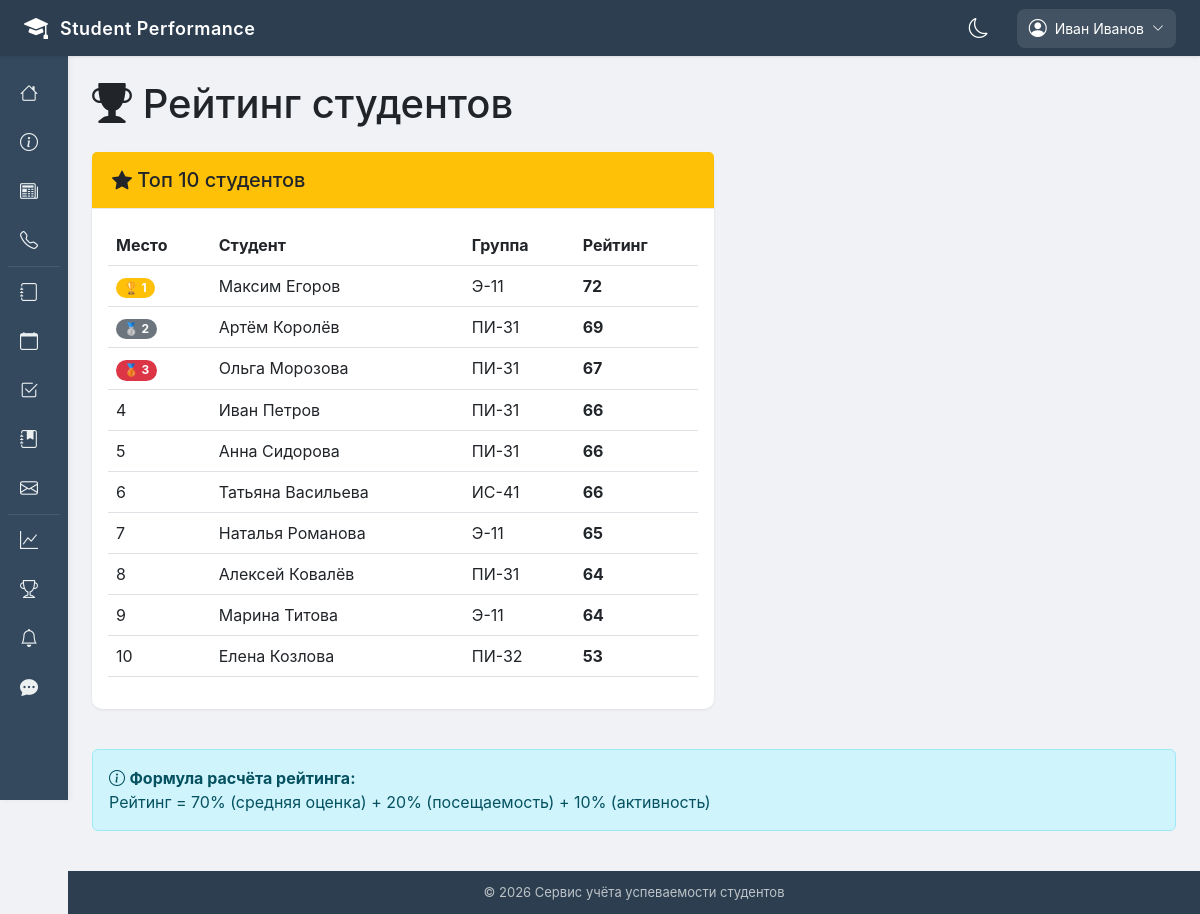
The app's page /rating/ (signed in) with its own data.
### apps/accounts/models.py (models this page shows, shortened)
class User(AbstractUser):
    ROLE_CHOICES = [
        ('admin', 'Администратор'),
        ('teacher', 'Преподаватель'),
        ('student', 'Студент'),
        ('headman', 'Староста'),
        ('curator', 'Куратор'),
    ]
    role = models.CharField(max_length=20, choices=ROLE_CHOICES, default='student', verbose_name='Роль')
    phone_number = models.CharField(
        max_length=20,
        blank=True,
        null=True,
        validators=[RegexValidator(r'^\+375 \(\d{2}\) \d{3}-\d{2}-\d{2}$')],
        verbose_name='Номер телефона'
    )
    avatar = models.ImageField(upload_to='avatars/', blank=True, null=True, verbose_name='Аватар')
    date_of_birth = models.DateField(blank=True, null=True, verbose_name='Дата рождения')
    address = models.TextField(blank=True, null=True, verbose_name='Адрес')
    class Meta:
        verbose_name = 'Пользователь'
        verbose_name_plural = 'Пользователи'
        ordering = ['last_name', 'first_name']

class Group(models.Model):
    name = models.CharField(max_length=20, unique=True, verbose_name='Название группы')
    course = models.IntegerField(verbose_name='Курс')
    specialty = models.CharField(max_length=200, verbose_name='Специальность')
    curator = models.ForeignKey(User, on_delete=models.SET_NULL, null=True, blank=True, related_name='curated_groups', limit_choices_to={'role': 'curator'}, verbose_name='Куратор')
    headman = models.OneToOneField(StudentProfile, on_delete=models.SET_NULL, null=True, blank=True, related_name='headed_group', verbose_name='Староста')
    created_at = models.DateTimeField(auto_now_add=True, verbose_name='Дата создания')
    class Meta:
        verbose_name = 'Группа'
        verbose_name_plural = 'Группы'
        ordering = ['course', 'name']

### apps/accounts/views.py (the view, shortened to what this page needs)
# urls.py: path('rating/', views.rating_list, name='rating_list'),
@login_required
def rating_list(request):
    from .models import StudentProfile  # Локальный импорт
    group = None
    if hasattr(request.user, 'student_profile'):
        group = request.user.student_profile.group
    students = StudentProfile.objects.all().select_related('user', 'group').order_by('-rating')
    students_with_rank = []
    for idx, student in enumerate(students, 1):
        students_with_rank.append({
            'rank': idx,
            'name': student.user.get_full_name(),
            'group': student.group.name if student.group else '-',
            'rating': student.rating,
            'avg_grade': student.average_grade,
        })
    top_10 = students_with_rank[:10]
    group_rating = []
    user_rating = None
    if request.user.is_authenticated and hasattr(request.user, 'student_profile'):
        user_rating = next((s for s in students_with_rank if s['name'] == request.user.get_full_name()), None)
    context = {
        'top_10': top_10,
        'group_rating': group_rating,
        'user_rating': user_rating,
    }
    return render(request, 'accounts/rating_list.html', context)

### apps/chat/context_processors.py (called while the page is built)
def chat_unread_count(request):
    if request.user.is_authenticated:
        rooms = ChatRoom.objects.filter(participants=request.user)
        unread_count = 0
        for room in rooms:
            unread_count += room.messages.filter(is_read=False).exclude(sender=request.user).count()
        return {'chat_unread_count': unread_count}
    return {'chat_unread_count': 0}

### apps/core/context_processors.py (called while the page is built)
def notifications_processor(request):
    unread_count = 0
    if request.user.is_authenticated:
        unread_count = Notification.objects.filter(user=request.user, is_read=False).count()
    return {'unread_count': unread_count}

### templates/accounts/rating_list.html (shortened to what this page needs)
{% extends 'base.html' %}
{% block content %}
<div class="row">
    <div class="col-12">
        <h1 class="mb-4"><i class="bi bi-trophy-fill"></i> Рейтинг студентов</h1>
    </div>
</div>
<div class="row">
    <div class="col-md-7">
        <div class="card mb-4">
            <div class="card-header bg-warning text-dark">
                <h5 class="mb-0"><i class="bi bi-star-fill"></i> Топ 10 студентов</h5>
            </div>
            <div class="card-body">
                <div class="table-responsive">
                    <table class="table table-hover">
                        <thead>
                            <tr>
                                <th>Место</th>
                                <th>Студент</th>
                                <th>Группа</th>
                                <th>Рейтинг</th>
                            </tr>
                        </thead>
                        <tbody>
                            {% for student in top_10 %}
                                <tr>
                                    <td>
                                        {% if student.rank == 1 %}
                                            <span class="badge bg-warning rounded-pill">🏆 1</span>
                                        {% elif student.rank == 2 %}
                                            <span class="badge bg-secondary rounded-pill">🥈 2</span>
                                        {% elif student.rank == 3 %}
                                            <span class="badge bg-danger rounded-pill">🥉 3</span>
                                        {% else %}
                                            {{ student.rank }}
                                        {% endif %}
                                    </td>
                                    <td>{{ student.name }}</td>
                                    <td>{{ student.group }}</td>
                                    <td><strong>{{ student.rating }}</strong></td>
                                </tr>
                            {% endfor %}
                        </tbody>
                    </table>
                </div>
            </div>
        </div>
    </div>
    <div class="col-md-5">
    </div>
</div>
<div class="row mt-3">
    <div class="col-12">
        <div class="alert alert-info">
            <i class="bi bi-info-circle"></i>
            <strong>Формула расчёта рейтинга:</strong><br>
            Рейтинг = 70% (средняя оценка) + 20% (посещаемость) + 10% (активность)
        </div>
    </div>
</div>
{% endblock %}

### templates/base.html (shortened to what this page needs)
<!DOCTYPE html>
<html lang="ru">
<head>
    <link href="https://cdn.jsdelivr.net/npm/bootstrap@5.3.0/dist/css/bootstrap.min.css" rel="stylesheet">
    <link rel="stylesheet" href="https://cdn.jsdelivr.net/npm/bootstrap-icons@1.11.0/font/bootstrap-icons.css">
</head>
<body>
    <div class="top-header">
        <div class="logo-area">
            <a href="{% url 'home' %}" style="text-decoration: none; color: white; display: flex; align-items: center; gap: 12px;">
                <i class="bi bi-mortarboard-fill"></i>
                <span>Student Performance</span>
            </a>
        </div>
        <div class="header-right">
            <div class="theme-toggle-header" onclick="toggleDarkMode()">
                <i id="themeIcon" class="bi bi-moon"></i>
            </div>
            {% if user.is_authenticated %}
                <div class="user-menu">
                    <div class="user-btn">
                        <i class="bi bi-person-circle"></i>
                        <span>{{ user.get_full_name|default:user.username|truncatechars:20 }}</span>
                        <i class="bi bi-chevron-down" style="font-size: 12px;"></i>
                    </div>
                </div>
            {% endif %}
        </div>
    </div>
    <div class="sidebar">
        <ul class="nav-links">
            <li>
                <a href="{% url 'home' %}">
                    <i class="bi bi-house"></i>
                </a>
            </li>
            <li>
                <a href="{% url 'about' %}">
                    <i class="bi bi-info-circle"></i>
                </a>
            </li>
            <li>
                <a href="{% url 'news_list' %}">
                    <i class="bi bi-newspaper"></i>
                </a>
            </li>
            <li>
                <a href="{% url 'contacts' %}">
                    <i class="bi bi-telephone"></i>
                </a>
            </li>
            {% if user.is_authenticated %}
                <li class="sidebar-divider"></li>
                {% if user.role == 'student' or user.role == 'headman' %}
                    <li>
                        <a href="{% url 'gradebook_view' %}">
                            <i class="bi bi-journal"></i>
                            <span>Зачётка</span>
                        </a>
                    </li>
                    <li>
                        <a href="{% url 'student_statistics' %}">
                            <i class="bi bi-graph-up"></i>
                            <span>Статистика</span>
                        </a>
                    </li>
                    <li>
                        <a href="{% url 'schedule_view' %}">
                            <i class="bi bi-calendar"></i>
                            <span>Расписание</span>
                        </a>
                    </li>
                    <li>
                        <a href="{% url 'student_attendance' %}">
                            <i class="bi bi-calendar-check"></i>
                            <span>Посещаемость</span>
                        </a>
                    </li>
                    <li>
                        <a href="{% url 'assignments_list' %}">
                            <i class="bi bi-journal-bookmark-fill"></i>
                            <span>Задания</span>
                        </a>
                    </li>
                    <li>
                        <a href="{% url 'requests_list' %}">
                            <i class="bi bi-envelope"></i>
                            <span>Заявки</span>
                        </a>
                    </li>
                    <li>
                        <a href="{% url 'group_list' %}">
                            <i class="bi bi-people-fill"></i>
                            <span>Моя группа</span>
                        </a>
                    </li>
                    <li>
                        <a href="{% url 'penalties_list' %}">
                            <i class="bi bi-exclamation-triangle-fill"></i>
                            <span>Взыскания</span>
                        </a>
                    </li>
                    <li>
                        <a href="{% url 'student_announcements' %}">
                            <i class="bi bi-megaphone-fill"></i>
                            <span>Объявления</span>
                        </a>
                    </li>
                {% elif user.role == 'teacher' %}
                    <li>
                        <a href="{% url 'teacher_gradebook' %}">
                            <i class="bi bi-journal"></i>
                        </a>
                    </li>
                    <li>
                        <a href="{% url 'schedule_view' %}">
                            <i class="bi bi-calendar"></i>
                        </a>
                    </li>
                    <li>
                        <a href="{% url 'teacher_attendance' %}">
                            <i class="bi bi-check2-square"></i>
                        </a>
                    </li>
                    <li>
                        <a href="{% url 'teacher_assignments' %}">
                            <i class="bi bi-journal-bookmark-fill"></i>
                        </a>
                    </li>
                    <li>
                        <a href="{% url 'requests_list' %}">
                            <i class="bi bi-envelope"></i>
                        </a>
                    </li>
                {% endif %}
                <li class="sidebar-divider"></li>
                {% if user.role == 'student' or user.role == 'headman' or user.is_superuser or user.role == 'teacher'%}
                    <li>
                    <a href="{% url 'analytics_dashboard' %}">
                        <i class="bi bi-graph-up"></i>
                    </a>
                    </li>
                {% endif %}
                <li>
                    <a href="{% url 'rating_list' %}">
                        <i class="bi bi-trophy"></i>
                    </a>
                </li>
                <li>
                    <a href="{% url 'notifications_list' %}">
                        <i class="bi bi-bell"></i>
                    </a>
                </li>
                <li>
                    <a href="{% url 'chat_list' %}">
                        <i class="bi bi-chat-dots-fill"></i>
                    </a>
                </li>
            {% endif %}
        </ul>
    </div>
    <div class="main-content">
        <div class="content-wrapper">
            {% block content %}{% endblock %}
        </div>
        <footer>
            <div class="container">
                <p class="mb-0">&copy; 2026 Сервис учёта успеваемости студентов</p>
            </div>
        </footer>
    </div>
</body>
</html>

### templates/base.html (style rules this page uses)
* { margin: 0; padding: 0; box-sizing: border-box; }
html, body { height: 100%; min-height: 100vh; }
body { display: flex; min-height: 100vh; background-color: #f0f2f5; font-family: -apple-system, BlinkMacSystemFont, 'Segoe UI', Roboto, 'Helvetica Neue', Arial, sans-serif; }
.top-header { position: fixed; top: 0; left: 0; right: 0; height: 56px; background: #2c3e50; color: white; display: flex; align-items: center; justify-content: space-between; padding: 0 24px; z-index: 1001; box-shadow: 0 1px 3px rgba(0,0,0,0.1); }
.logo-area { display: flex; align-items: center; gap: 12px; }
.logo-area i { font-size: 24px; }
.logo-area span { font-size: 18px; font-weight: 600; letter-spacing: 0.5px; }
.header-right { display: flex; align-items: center; gap: 20px; }
.theme-toggle-header { cursor: pointer; background: none; border: none; padding: 8px; border-radius: 8px; transition: background 0.2s; display: flex; align-items: center; justify-content: center; }
.theme-toggle-header i { font-size: 20px; color: white; }
.user-menu { position: relative; }
.user-btn { cursor: pointer; display: flex; align-items: center; gap: 8px; background: rgba(255,255,255,0.1); border-radius: 8px; padding: 6px 12px; transition: background 0.2s; }
.user-btn i:first-child { font-size: 18px; }
.user-btn span { font-size: 14px; }
.sidebar { position: fixed; left: 0; top: 56px; height: calc(100vh - 56px); width: 68px; background: #34495e; transition: width 0.25s ease; z-index: 1000; overflow-x: hidden; overflow-y: auto; box-shadow: 2px 0 5px rgba(0,0,0,0.05); }
.sidebar .nav-links { list-style: none; padding: 12px 0; }
.sidebar .nav-links li { margin: 2px 8px; border-radius: 8px; }
.sidebar .nav-links li a { color: #ecf0f1; text-decoration: none; display: flex; align-items: center; gap: 14px; white-space: nowrap; padding: 10px 12px; border-radius: 8px; font-size: 13px; font-weight: 500; }
.sidebar .nav-links li a i { font-size: 18px; min-width: 24px; }
.sidebar-divider { height: 1px; background: rgba(255,255,255,0.1); margin: 12px 8px; }
.main-content { margin-left: 68px; margin-top: 56px; transition: margin-left 0.25s ease; flex: 1; display: flex; flex-direction: column; min-height: calc(100vh - 56px); background-color: #f0f2f5; }
.content-wrapper { flex: 1; padding: 24px; background-color: #f0f2f5; }
.card { border: none; border-radius: 10px; box-shadow: 0 1px 3px rgba(0,0,0,0.08); transition: box-shadow 0.2s; background-color: white; }
.card-header { background-color: white; border-bottom: 1px solid #e9ecef; padding: 16px 20px; font-weight: 600; }
footer { background-color: #2c3e50; color: #bdc3c7; padding: 12px 0; text-align: center; font-size: 13px; }
.table { background-color: transparent; }

### records on screen
User: get_full_name "Иван Иванов"
Group: group "Э-11" "Э-11" "Э-11"
Group: group "ПИ-31" "ПИ-31" "ПИ-31" "ПИ-31" "ПИ-31"
Group: group "ИС-41"
Group: group "ПИ-32"

### other values on screen
{{ student.name }} "Максим Егоров" "Артём Королёв" "Ольга Морозова" "Иван Петров" "Анна Сидорова" "Татьяна Васильева" "Наталья Романова" "Алексей Ковалёв" "Марина Титова" "Елена Козлова"
{{ student.rating }} "72" "69" "67" "66" "66" "66" "65" "64" "64" "53"
{{ student.rank }} "4" "5" "6" "7" "8" "9" "10"
